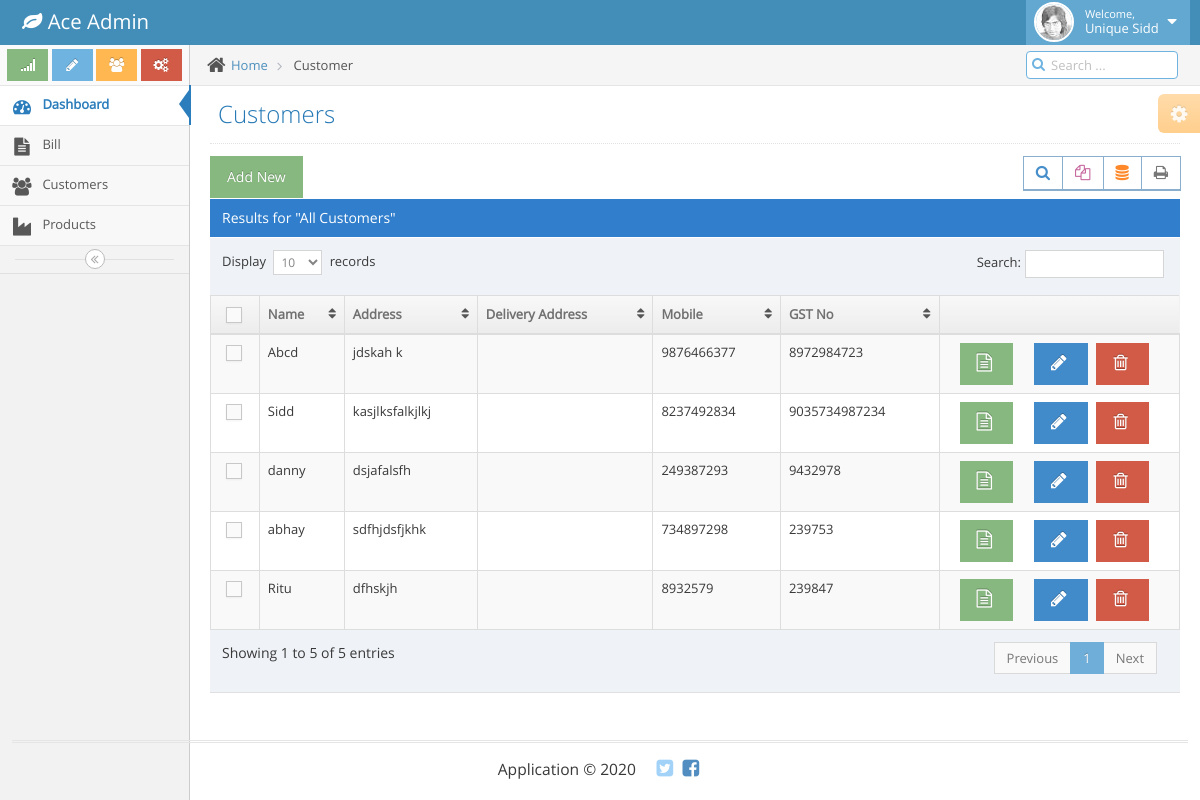
The page /panel/customers.php (signed in) on the database as committed earlier.
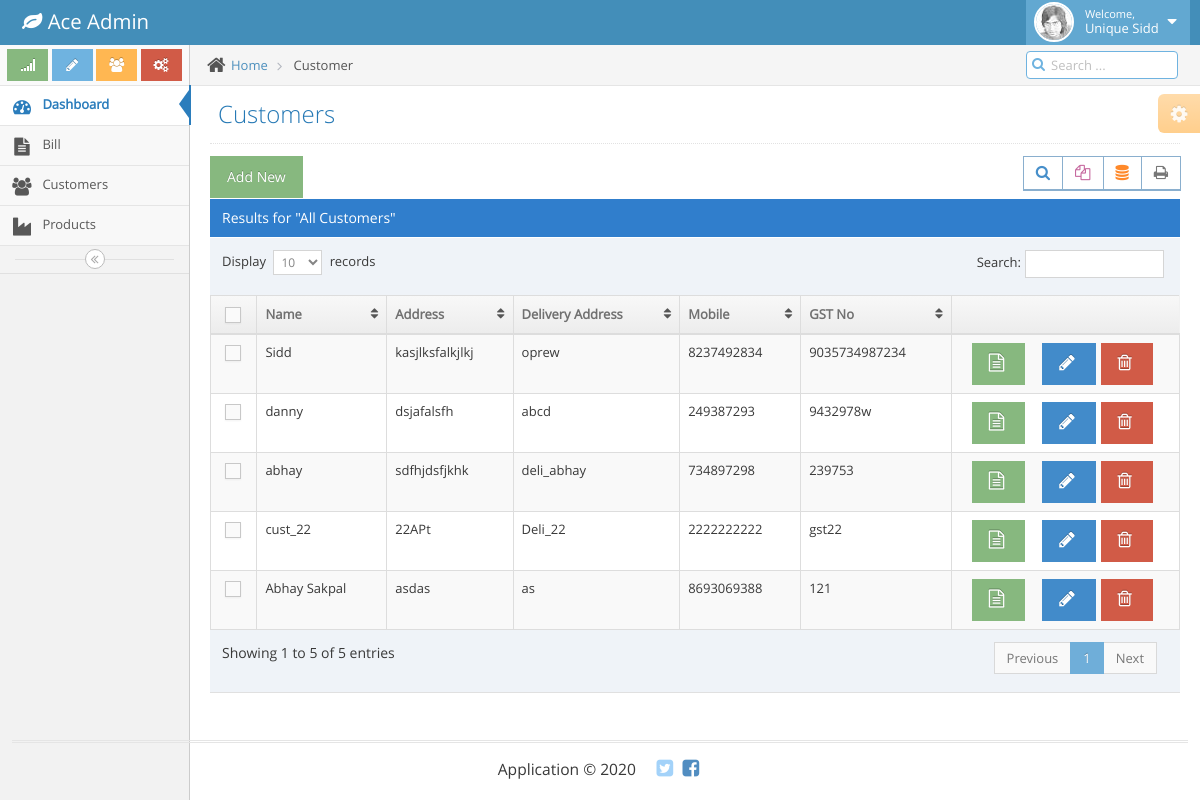
The same page on the database as committed later.
### tables this page shows
CREATE TABLE `customer` (
  `c_id` int(11) NOT NULL,
  `c_name` varchar(20) NOT NULL,
  `c_address` varchar(100) NOT NULL,
  `c_deliv_add` varchar(100) NOT NULL,
  `c_mob` varchar(20) NOT NULL,
  `c_gst_no` varchar(30) NOT NULL,
  `status` int(11) NOT NULL DEFAULT 1,
  `deleted_at` timestamp NULL DEFAULT NULL,
  `updated_at` timestamp NOT NULL DEFAULT current_timestamp(),
  `created_at` timestamp NOT NULL DEFAULT current_timestamp()
);

### panel/customers.php (the view, shortened to what this page needs)
<!DOCTYPE html>
<html lang="en">
	<head>
		<?php include 'header.php';?>
	</head>
	<body class="no-skin">
		<?php include 'top_nav.php'; ?>
		<div class="main-container ace-save-state" id="main-container">
			<?php include 'side_nav.php';?>
			<div class="main-content">
				<div class="main-content-inner">
					<div class="breadcrumbs ace-save-state" id="breadcrumbs">
						<ul class="breadcrumb">
							<li>
								<i class="ace-icon fa fa-home home-icon"></i>
								<a href="index.php">Home</a>
							</li>
							<li>
								Customer
							</li>
						</ul>
						<div class="nav-search" id="nav-search">
							<form class="form-search">
								<span class="input-icon">
									<input type="text" placeholder="Search ..." class="nav-search-input" id="nav-search-input" autocomplete="off" />
									<i class="ace-icon fa fa-search nav-search-icon"></i>
								</span>
							</form>
						</div>
					</div>
					<div class="page-content">
						<div class="ace-settings-container" id="ace-settings-container">
							<div class="btn btn-app btn-xs btn-warning ace-settings-btn" id="ace-settings-btn">
								<i class="ace-icon fa fa-cog bigger-130"></i>
							</div>
						</div>
						<div class="page-header">
							<h1>
								Customers
							</h1>
						</div>
						<div class="row">
							<div class="col-xs-12">
								<div class="row">
									<div class="col-xs-12">
										<div class="clearfix">
											<button type="button" class="btn btn-success" data-toggle="modal" data-target="#new_cust">Add New</button>
											<div class="pull-right tableTools-container"></div>
										</div>
										<div class="table-header">
											Results for "All Customers"
										</div>
										<div>
											<table id="dynamic-table" class="table table-striped table-bordered table-hover">
												<thead>
													<tr>
														<th class="center">
															<label class="pos-rel">
																<span class="lbl"></span>
															</label>
														</th>
														<th>Name</th>
														<th>Address</th>
														<th>Delivery Address</th>
														<th>Mobile</th>
														<th>GST No</th>
														<th></th>
													</tr>
												</thead>
												<tbody>
										<?php
											$sql = "SELECT * FROM customer where status = 1";
											$result = $con->query($sql);
											if ($result->num_rows > 0)
											{
									    		while($row = $result->fetch_assoc())
									    		{
										?>
													<tr>
														<td class="center">
															<label class="pos-rel">
																<span class="lbl"></span>
															</label>
														</td>
														<td>
															<p><?php echo $row['c_name']?></p>
														</td>
														<td>
															<p><?php echo $row['c_address']?></p>
														</td>
														<td>
															<p><?php echo $row['c_deliv_add']?></p>
														</td>
														<td>
															<p><?php echo $row['c_mob']?></p>
														</td>
														<td>
															<p><?php echo $row['c_gst_no']?></p>
														</td>
														<td>
															<div class="hidden-sm hidden-xs action-buttons col-sm-4">
																	<form action="controller/bill.php" method="post">
																	<button type="submit" name="gen_bill" class="btn btn-success" data-toggle="tooltip" data-placement="bottom" title="Generate Bill"><i class="ace-icon fa fa-file-text-o bigger-130"></i></button>
																</form>
															</div>
															<div class="hidden-sm hidden-xs action-buttons col-sm-4">
																	<button type="button" class="btn btn-primary editbtn"  data-toggle="tooltip" data-placement="bottom" title="Update"><i class="ace-icon fa fa-pencil bigger-130"></i></button>
															</div>
															<div class="hidden-sm hidden-xs action-buttons ">
																<form action="controller/customers.php" method="post">
																	<button type="submit" name="delete_cust" class="btn btn-danger"  data-toggle="tooltip" data-placement="bottom" title="Delete"><i class="ace-icon fa fa-trash-o bigger-130"></i></button>
																</form>
															</div>
														</td>
													</tr>
										<?php
												}
											}
										?>
												</tbody>
											</table>
										</div>
									</div>
								</div>
							</div>
						</div>
					</div>
				</div>
			</div>
		</div>
		<?php include 'footer.php';?>
	</body>
</html>

Rows that differ between the two databases and show on the page:
no longer on this page (row edited): customer: c_name "Abcd", c_address "jdskah k", c_mob "9876466377", c_gst_no "8972984723"
no longer on this page (row edited): customer: c_name "Ritu", c_address "dfhskjh", c_mob "8932579", c_gst_no "239847"
changed customer "Sidd": c_deliv_add (not shown) → "oprew"
changed customer "danny": c_deliv_add (not shown) → "abcd"; c_gst_no "9432978" → "9432978w"
changed customer "abhay": c_deliv_add (not shown) → "deli_abhay"
added customer: c_name "cust_22", c_address "22APt", c_deliv_add "Deli_22", c_mob "2222222222", c_gst_no "gst22"
added customer: c_name "Abhay Sakpal", c_address "asdas", c_deliv_add "as", c_mob "8693069388", c_gst_no "121"
